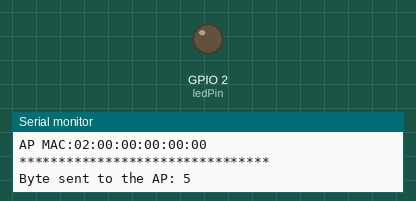
The sketch below on a simulated ESP8266 (Wemos D1 mini). On the bench: output pins drawn as LEDs (lit = HIGH), the last lines printed to the serial monitor. WiFi joins after 1.5 s; servers stay silent unless stated.

Above: at 2.1 s.
At 7.0 s:
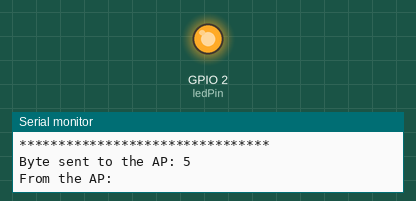
Timing chart, 0 to 8.9 s (numbered marks = the images above):
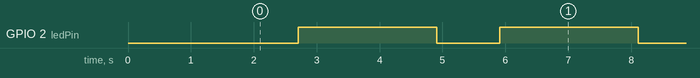

The sketch:

station_bare_02.ino
```cpp
/*  Accesspoint - station communication without router
 *  see: https://github.com/esp8266/Arduino/blob/master/doc/esp8266wifi/station-class.rst
 *  Works with: accesspoint_bare_01.ino
 */

#include <ESP8266WiFi.h>

byte ledPin = 2;
char ssid[] = "Remote-camera";           // SSID of your AP
char pass[] = "Wemos_comm";         // password of your AP

IPAddress server(192,168,4,1);     // IP address of the AP
WiFiClient client;

void setup() {
  Serial.begin(115200);
  WiFi.mode(WIFI_STA);
  WiFi.begin(ssid);           // connects to the WiFi AP
  Serial.println();
  Serial.println("Connection to the AP");
  while (WiFi.status() != WL_CONNECTED) {
    Serial.print(".");
    delay(500);
  }
  Serial.println();
  Serial.println("Connected");
  Serial.println("station_bare_01.ino");
  Serial.print("LocalIP:"); Serial.println(WiFi.localIP());
  Serial.println("MAC:" + WiFi.macAddress());
  Serial.print("Gateway:"); Serial.println(WiFi.gatewayIP());
  Serial.print("AP MAC:"); Serial.println(WiFi.BSSIDstr());
  pinMode(ledPin, OUTPUT);
}

void loop() {
  client.connect(server, 80);
  digitalWrite(ledPin, LOW);
  Serial.println("********************************");
  Serial.print("Byte sent to the AP: ");
  Serial.println(client.print("Anyo\r"));
  String answer = client.readStringUntil('\r');
  Serial.println("From the AP: " + answer);
  client.flush();
  digitalWrite(ledPin, HIGH);
  client.stop();
  delay(2000);
}
```

Measured:
- by itself, GPIO 2 (ledPin): alternates HIGH for 2.2 s and LOW for 1.0 s
